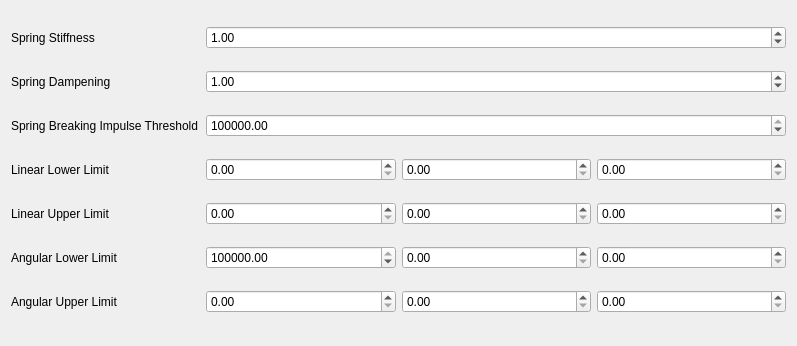
<?xml version="1.0" encoding="UTF-8"?>
<ui version="4.0">
 <class>Generic6DOFSpringWidget</class>
 <widget class="QWidget" name="Generic6DOFSpringWidget">
  <property name="geometry">
   <rect>
    <x>0</x>
    <y>0</y>
    <width>797</width>
    <height>346</height>
   </rect>
  </property>
  <property name="windowTitle">
   <string>Form</string>
  </property>
  <layout class="QGridLayout" name="gridLayout">
   <item row="3" column="2">
    <widget class="QDoubleSpinBox" name="linearLowerLimitX"/>
   </item>
   <item row="0" column="0">
    <widget class="QLabel" name="internalSpringStiffnessLabel">
     <property name="text">
      <string>Spring Stiffness</string>
     </property>
    </widget>
   </item>
   <item row="2" column="0">
    <widget class="QLabel" name="internalSpringBreakingImpulseThresholdLabel">
     <property name="text">
      <string>Spring Breaking Impulse Threshold</string>
     </property>
    </widget>
   </item>
   <item row="6" column="0">
    <widget class="QLabel" name="angularUpperLimitLabel">
     <property name="text">
      <string>Angular Upper Limit</string>
     </property>
    </widget>
   </item>
   <item row="3" column="0">
    <widget class="QLabel" name="linearLowerLimitLabel">
     <property name="text">
      <string>Linear Lower Limit</string>
     </property>
    </widget>
   </item>
   <item row="5" column="0">
    <widget class="QLabel" name="angularLowerLimitLabel">
     <property name="text">
      <string>Angular Lower Limit</string>
     </property>
    </widget>
   </item>
   <item row="4" column="0">
    <widget class="QLabel" name="linearUpperLimitLabel">
     <property name="text">
      <string>Linear Upper Limit</string>
     </property>
    </widget>
   </item>
   <item row="4" column="2">
    <widget class="QDoubleSpinBox" name="linearUpperLimitX"/>
   </item>
   <item row="4" column="3">
    <widget class="QDoubleSpinBox" name="linearUpperLimitY"/>
   </item>
   <item row="1" column="0">
    <widget class="QLabel" name="internalSpringDampeningLabel">
     <property name="text">
      <string>Spring Dampening</string>
     </property>
    </widget>
   </item>
   <item row="4" column="4">
    <widget class="QDoubleSpinBox" name="linearUpperLimitZ"/>
   </item>
   <item row="5" column="2">
    <widget class="QDoubleSpinBox" name="angularLowerLimitX">
     <property name="maximum">
      <double>1000000.000000000000000</double>
     </property>
     <property name="singleStep">
      <double>10.000000000000000</double>
     </property>
     <property name="value">
      <double>1000000.000000000000000</double>
     </property>
    </widget>
   </item>
   <item row="6" column="2">
    <widget class="QDoubleSpinBox" name="angularUpperLimitX"/>
   </item>
   <item row="6" column="3">
    <widget class="QDoubleSpinBox" name="angularUpperLimitY"/>
   </item>
   <item row="6" column="4">
    <widget class="QDoubleSpinBox" name="angularUpperLimitZ"/>
   </item>
   <item row="5" column="3">
    <widget class="QDoubleSpinBox" name="angularLowerLimitY"/>
   </item>
   <item row="5" column="4">
    <widget class="QDoubleSpinBox" name="angularLowerLimitZ"/>
   </item>
   <item row="3" column="3">
    <widget class="QDoubleSpinBox" name="linearLowerLimitY"/>
   </item>
   <item row="3" column="4">
    <widget class="QDoubleSpinBox" name="linearLowerLimitZ"/>
   </item>
   <item row="2" column="2" colspan="3">
    <widget class="QDoubleSpinBox" name="internalSpringBreakingImpulseThreshold">
     <property name="maximum">
      <double>1000000.000000000000000</double>
     </property>
     <property name="singleStep">
      <double>10.000000000000000</double>
     </property>
     <property name="value">
      <double>1000000.000000000000000</double>
     </property>
    </widget>
   </item>
   <item row="0" column="2" colspan="3">
    <widget class="QDoubleSpinBox" name="internalSpringStiffness">
     <property name="value">
      <double>1.000000000000000</double>
     </property>
    </widget>
   </item>
   <item row="1" column="2" colspan="3">
    <widget class="QDoubleSpinBox" name="internalSpringDampening">
     <property name="value">
      <double>1.000000000000000</double>
     </property>
    </widget>
   </item>
  </layout>
 </widget>
 <resources/>
 <connections/>
</ui>
